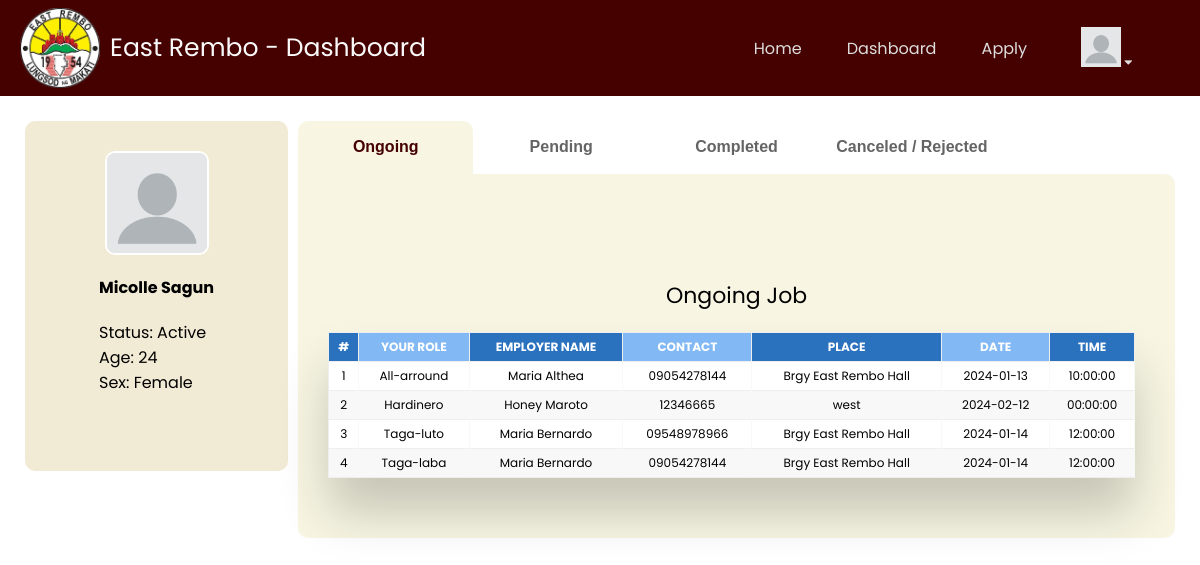
The app's page /js_portal.php (signed in) with its own data.
### tables this page shows
CREATE TABLE `job_details` (
  `idjob_details` int(191) NOT NULL,
  `seeker_name` varchar(191) NOT NULL,
  `idSeeker` int(191) NOT NULL,
  `idapply` int(191) NOT NULL,
  `Role` varchar(191) NOT NULL,
  `employer_name` varchar(191) NOT NULL,
  `contact` varchar(20) NOT NULL,
  `place` varchar(191) NOT NULL,
  `date` date NOT NULL,
  `time` time NOT NULL,
  `hiring_status` varchar(191) NOT NULL
);

### js_tab/ongoing.php (the view, shortened to what this page needs)
<!DOCTYPE html>
<html lang="en">
<head>
    <link rel="stylesheet" href="css/data.css">
</head>
<body>
<div class="table-wrapper">
                <table border = 1 class="fl-table">
                    <thead>
                    <tr>
                        <th>#</th>
                        <th>YOUR ROLE</th>
                        <th>EMPLOYER NAME</th>
                        <th>CONTACT</th>
                        <th>PLACE</th>
                        <th>DATE</th>
                        <th>TIME</th>
                    </tr>
                    </thead>
                    <tbody>
                    <?php
                    $i = 1;
                    $id_seeker = $_SESSION["logged_seeker"]['id'];
                    $rows = mysqli_query($conn, "SELECT * FROM job_details WHERE  idSeeker='$id_seeker' AND hiring_status='ACCEPTED'");
                    foreach($rows as $row) :
                    ?>
                    <tr>
                        <td> <?php echo $i++; ?> </td>
                        <td> <?php echo $row["Role"]; ?> </td>
                        <td> <?php echo $row["employer_name"]; ?> </td>
                        <td> <?php echo $row["contact"]; ?> </td>
                        <td> <?php echo $row["place"]; ?> </td>
                        <td> <?php echo $row["date"]; ?> </td>
                        <td> <?php echo $row["time"]; ?> </td>
                    </tr>
                    <?php endforeach; ?>
                    </tbody>
                </table>
            </div>
</body>
</html>

### js_portal.php (shortened to what this page needs)
<?php require 'PAGES/config.php';
?>
<!DOCTYPE html>
<html lang="en">
<head>
    <link rel="stylesheet" href="css/js_portal.css">
    <link rel="stylesheet" href="https://cdnjs.cloudflare.com/ajax/libs/font-awesome/4.7.0/css/font-awesome.min.css">
</head>
<body>
<?php
 include 'user_nav.php';
?>
<div class="body-cont">
    <div class="cont profile-cont">
        <div class="pr-content">
            <img src="ADMIN_UPLOADS/default-profile.webp" alt="">
            <p class="name"><?=$_SESSION["logged_seeker"]["name"];?></p>
            <p class="seeker-info">
                <ul>
                    <li>Status: Active</li>
                    <li>Age: 24</li>
                    <li>Sex: Female</li>
                </ul>
            </p>
        </div>
    </div>
    <div class="cont tabContainer">
            <div class="buttonContainer">
                <button onclick="showPanel(0,'#F8F6E3')">Ongoing</button>
                <button onclick="showPanel(1,'#F8F6E3')">Pending</button>
                <button onclick="showPanel(2,'#F8F6E3')">Completed</button>
                <button onclick="showPanel(3,'#F8F6E3')">Canceled / Rejected</button>
            </div>
            <div class="tabPanel">
                <p>Ongoing Job</p>
                <?php
                include 'js_tab/ongoing.php';
                ?>
            </div>
                <?php
                include 'js_tab/pending.php';
                ?>
                <?php
                include 'js_tab/canceled.php';
                ?>
</body>
</html>

### user_nav.php (shortened to what this page needs)
<!DOCTYPE html>
<html lang="en">
<head>
    <link rel="stylesheet" href="https://cdnjs.cloudflare.com/ajax/libs/font-awesome/4.7.0/css/font-awesome.min.css">
</head>
<body>
    <nav class="nav">
        <div class="left">
            <img src="Assets/east logo.png" alt="east rembo logo">
            <p class="title">East Rembo - Dashboard</p>
        </div>
        <div class="right">
            <a class="title" href="index.php">Home</a>
            <?php if(isset($_SESSION["seeker-login"])) : ?>
            <a class="title" href="js_portal.php">Dashboard</a>
            <?php endif ?>
            <?php if(isset($_SESSION["seeker-login"])) : ?>
            <a class="title" href="job/apply_form.php">Apply</a>
            <?php endif ?>
            <div class="dropdown">
                <button class="dropbtn">
                <img class="profile-nav" src="ADMIN_UPLOADS/default-profile.webp" alt="">
                <i class="fa fa-caret-down"></i>
                </button>
            </div>
        </div>
    </nav>
</body>
</html>

### js_tab/pending.php (shortened to what this page needs)
<!DOCTYPE html>
<html lang="en">
<head>
    <link rel="stylesheet" href="css/data.css">
</head>
<body>
</body>
</html>

### js_tab/canceled.php (shortened to what this page needs)
<!DOCTYPE html>
<html lang="en">
<head>
    <link rel="stylesheet" href="css/data.css">
</head>
<body>
</body>
</html>

### css/js_portal.css (style rules this page uses)
* { margin: 0; padding: 0; }
body { background-attachment: fixed; }
.tabContainer .buttonContainer { height: 15%; }
.tabContainer .buttonContainer button { width: 20%; height: 100%; float: left; border: none; outline:none; cursor: pointer; padding: 10px; font-size: 16px; background-color: #ffffff; border-top-left-radius: 10px; border-top-right-radius: 10px; }
.tabContainer .tabPanel { height: fit-content; padding-bottom: 30px; color: rgb(0, 0, 0); text-align: center; padding-top: 105px; box-sizing: border-box; font-size: 22px; display: none; border-top-right-radius: 10px; border-bottom-right-radius: 10px; border-bottom-left-radius: 10px; }

### css/data.css (style rules this page uses)
body { font-family: Helvetica; -webkit-font-smoothing: antialiased; }
.table-wrapper { margin: 20px 40px 30px 30px; box-shadow: 0px 35px 50px rgba( 0, 0, 0, 0.2 ); }
.fl-table { border-radius: 5px; font-size: 12px; font-weight: normal; border: none; border-collapse: collapse; width: 100%; max-width: 100%; background-color: white; }
.fl-table td, .fl-table th { text-align: center; padding: 5px; }
.fl-table td { border-right: 1px solid #f8f8f8; font-size: 12px; }
.fl-table thead th { color: #ffffff; background: rgb(130, 185, 244); }
.fl-table thead th:nth-child(odd) { color: #ffffff; background: rgb(42, 113, 190); }
.fl-table tr:nth-child(even) { background: #F8F8F8; }

### user_nav.php (style rules this page uses)
* { margin: 0; padding: 0; }
nav.nav { display: flex; font-family: 'Poppins', sans-serif; background: rgb(69, 0, 0); align-items: center; overflow: hidden; width: 100%; padding: 8px; }
.dropdown { overflow: hidden; margin-left: 15px; }

### records on screen
job_details: Role "All-arround", employer_name "Maria Althea", contact "09054278144", place "Brgy East Rembo Hall", date "2024-01-13", time "10:00:00"
job_details: Role "Hardinero", employer_name "Honey Maroto", contact "12346665", place "west", date "2024-02-12", time "00:00:00"
job_details: Role "Taga-luto", employer_name "Maria Bernardo", contact "09548978966", place "Brgy East Rembo Hall", date "2024-01-14", time "12:00:00"
job_details: Role "Taga-laba", employer_name "Maria Bernardo", contact "09054278144", place "Brgy East Rembo Hall", date "2024-01-14", time "12:00:00"

### other values on screen
$_SESSION["logged_seeker"]["name"] "Micolle Sagun"
